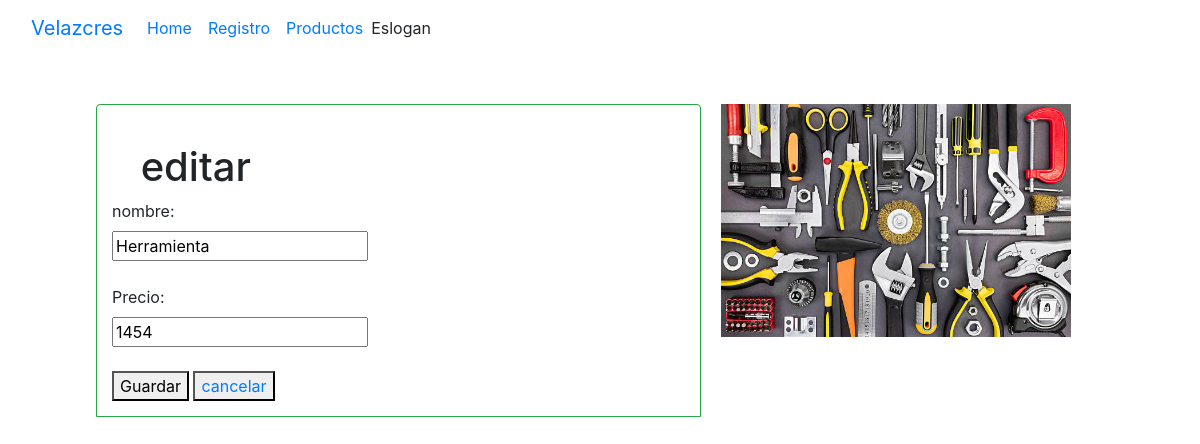
The page /producto/2 on the database as committed earlier.
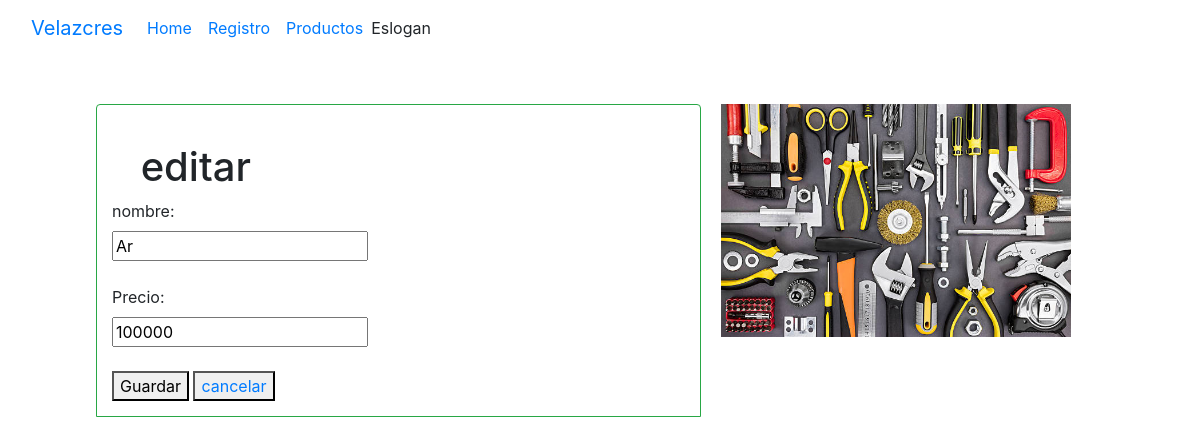
The same page on the database as committed later.
### tables this page shows
CREATE TABLE "productos" (
	"id"	INTEGER,
	"nombre"	TEXT,
	"marca"	TEXT,
	"moneda"	TEXT,
	"precio"	NUMERIC,
	"cantidad"	INTEGER,
	"precioporunidad"	NUMERIC,
	"tasapago"	NUMERIC,
	"precioD"	NUMERIC,
	"precio_venta"	NUMERIC,
	"ganancia_estimadaD"	NUMERIC,
	"ganancia_estimadaBs"	NUMERIC,
	PRIMARY KEY("id" AUTOINCREMENT)
);

### conect.py (the view)
@app.route('/producto/<int:producto_id>')
def editar_producto(producto_id):
    with sqlite3.connect(DB_PATH) as conn:
        conn.row_factory = sqlite3.Row
        cursor = conn.cursor()
        cursor = conn.execute('SELECT * FROM productos WHERE id = ?', (producto_id,))
        producto = cursor.fetchone()
    if producto is None:
        return "Producto no encontrado", 404
    return render_template('editar.html', producto=producto)

### templates/editar.html (shortened to what this page needs)
<!DOCTYPE html>
<html lang="en">
<head>
    <link rel="stylesheet" href="https://cdn.jsdelivr.net/npm/bootstrap@4.4.1/dist/css/bootstrap.min.css">
    <link rel="stylesheet" href="{{ url_for('static', filename='css/style.css') }}">
</head>
<body>
<header>
        <nav class="navbar navbar-expand-lg bg-body-tertiary">
  <div class="container-fluid">
    <a class="navbar-brand" href="#">Velazcres</a>
    <div class="collapse navbar-collapse" id="navbarText">
      <ul class="navbar-nav me-auto mb-2 mb-lg-0">
        <li class="nav-item">
          <a class="nav-link active" aria-current="page" href="#">Home</a>
        </li>
        <li class="nav-item">
          <a class="nav-link" href="{{ url_for('cotizacion_int') }}">Registro</a>
        </li>
        <li class="nav-item">
          <a class="nav-link" href="{{ url_for('mostrador') }}">Productos</a>
        </li>
      </ul>
      <span class="navbar-text">
        Eslogan
      </span>
    </div>
  </div>
</nav>
</header>
<div  class="contenedor-formularios">
    <div class="form-group rounded-top border-success rounded-top">
    <h1>editar</h1>
    <form method="POST" action="{{ url_for('actualizar_producto', producto_id=producto['id'])}}">
        <label for="">nombre:</label><br>
        <input type="text" name="nombre" id="nombre"  value="{{producto['nombre']}}" required> <br><br>
        <label for="">Precio:</label><br>
        <input type="text" name="precio" id="precio" step="0.01" value="{{producto['precio']}}" required> <br><br>
            <button type="submit">Guardar</button>
            <button>
                <a href="{{ url_for('mostrador') }}">cancelar</a>
            </button>
    </div>
        <div>
            <img class="editar-img" src="{{ url_for('static', filename='img/productos/' + producto['id']|string + '.jpg') }}" class="card-img-top" alt="...">
        </div>
</div>
</body>
</html>

### static/css/style.css (style rules this page uses)
.contenedor-formularios { display: flex; gap: 20px; align-items: stretch; margin-left: 8%; margin-right: 8%; margin-top: 4%; margin-bottom: 4%; }
.form-group { border: 1px solid #ccc; padding: 15px; box-sizing: border-box; }
.form-group:first-child { width: 60%; }

### static/css/mostrador.css (style rules this page uses)
h1 { margin-left: 5%; margin-top: 4%; }

### static/css/editar.css (style rules this page uses)
.editar-img { max-width: 350px; max-height: 400px; }

Rows that differ between the two databases and show on the page:
changed productos: nombre "Herramienta" → "Ar"; precio "1454" → "100000"
